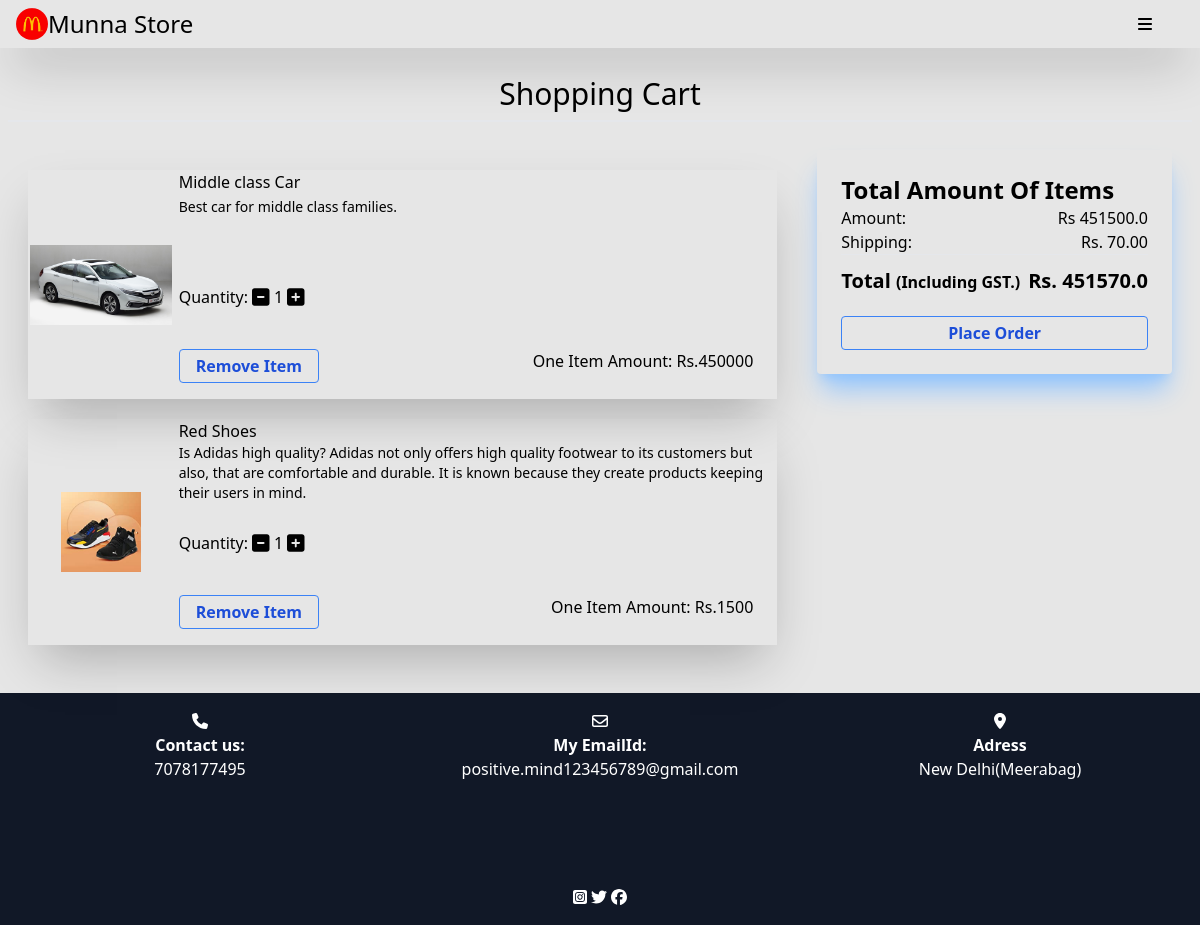
The app's page /show-cart/ (signed in) with its own data.
### shop/models.py (models this page shows)
class Cart(models.Model):
    user = models.ForeignKey(User, on_delete=models.CASCADE)
    product = models.ForeignKey(Product, on_delete=models.CASCADE)
    quantity = models.PositiveIntegerField(default=1)

class Product(models.Model):
    title = models.CharField(max_length=4000)
    selling_price = models.PositiveIntegerField()
    discount_price = models.PositiveIntegerField()
    description = models.TextField()
    brand_name = models.CharField(max_length=200)
    category = models.CharField(max_length=3000,  choices=CATEGORY_CHOICES)
    product_image = models.ImageField(upload_to="productImg")

### shop/views.py (the view)
# urls.py: path("show-cart/", views.show_cart_page, name = "cart"),
def show_cart_page(request):
    if request.user.is_authenticated:
        user = request.user
        cart = Cart.objects.filter(user= user)
        amount = 0.0
        shipping_amount = 70.0
        total_amount = 0.0
        cart_product = [p for p in Cart.objects.all() if p.user == user]
        if cart_product:
            for p in cart_product:
                temp_amount = (p.quantity * p.product.discount_price)
                amount += temp_amount
                total_amount = amount +shipping_amount
            return render(request, "shop/cart.html", {"cartc": "font-bold text-green-500 underline","cart": cart, "totalamount": total_amount, "amount": amount})
        return render(request, "shop/emptycart.html")

### shop/templates/shop/cart.html (shortened to what this page needs)
{% extends 'shop/main.html' %}
{% load static %}
{% block content %}
<div class="my-5">
  <h1 class="text-3xl text-center border-b-2 m-2 py-2">Shopping Cart</h1>
  <div class="m-7 grid grid-cols-3 gap-10">
      <div class="col-span-2">
        {% for i in cart %}
        <div class="grid grid-cols-5 gap-1 shadow-2xl my-5 h-[auto]">
          <img
          src="{{i.product.product_image.url}}"
          alt=""
          class="h-[5rem] col-span-1 m-auto"
          />
          <div class="col-span-4">
            <h1>{{i.product.title}}</h1>
            <span class="text-sm inline-block h-[4rem]"
            >{{i.product.description}}</span>
            <br> <br>
            <span class="py-5">Quantity:
             <a class="minus-cart" href="/minus-cart/{{i.product.id}}"><i class="fas fa-minus-square fa-lg" pid="{{i.product.id}}"></i></a>
              {{i.quantity}}
               <a href="/plus-cart/{{i.product.id}}"><i class="fas fa-plus-square fa-lg"></i></a>
               <br></span> <br>
               <form action="/removeitem/{{i.product.id}}" class="inline">
                <button type="submit" class="border border-blue-500 outline outline-transparent text-blue-700 font-semibold hover:bg-blue-500 py-1 px-4 rounded hover:text-white my-[1rem]">Remove Item</button>
               </form>
            <span class="float-right mr-6 my-[1rem]">One Item Amount: Rs.{{i.product.discount_price}}</span>
          </div>
        </div>
        {% endfor %}
      </div>{% comment %} First Item End {% endcomment %}
    <div class="col-span-1 shadow-xl shadow-blue-300 rounded h-[14rem]">
        <div class="m-6">
      <h1 class="text-2xl font-bold">Total Amount Of Items</h1>
      <ul>
        <li>
            Amount:<span class="float-right">Rs {{amount}}</span>
        </li>
        <li>
            Shipping: <span class="float-right">Rs. 70.00</span>
        </li>
        <hr>
        <li class="text-xl font-semibold my-3">Total <small>(Including GST.) </small><span class="float-right">Rs. {{totalamount}}</span></li>
      </ul>
      <a href="{% url 'checkout' %}">
        <button class="w-[100%] my-[0.5rem] border border-blue-500 outline outline-transparent text-blue-700 font-semibold hover:bg-blue-500 py-1 px-4 rounded hover:text-white">Place Order</button>
      </a>
    </div>
    </div>
  </div>
</div>
{% endblock content %}

### static/css/style.css (style rules this page uses)
html { line-height: 1.5; -webkit-text-size-adjust: 100%; -moz-tab-size: 4; -o-tab-size: 4; tab-size: 4; font-family: ui-sans-serif, system-ui, -apple-system, BlinkMacSystemFont, "Segoe UI", Roboto, "Helvetica Neue", Arial, "Noto Sans", sans-serif, "Apple Color Emoji", "Segoe UI Emoji", "Segoe UI Symbol", "Noto Color Emoji"; font-feature-settings: normal; }
body { margin: 0; line-height: inherit; }
hr { height: 0; color: inherit; border-top-width: 1px; }
h1, h2, h3, h4, h5, h6 { font-size: inherit; font-weight: inherit; }
a { color: inherit; text-decoration: inherit; }
small { font-size: 80%; }
button, input, optgroup, select, textarea { font-family: inherit; font-size: 100%; font-weight: inherit; line-height: inherit; color: inherit; margin: 0; padding: 0; }
button, select { text-transform: none; }
button, [type='button'], [type='reset'], [type='submit'] { -webkit-appearance: button; background-color: transparent; background-image: none; }
blockquote, dl, dd, h1, h2, h3, h4, h5, h6, hr, figure, p, pre { margin: 0; }
ol, ul, menu { list-style: none; margin: 0; padding: 0; }
button, [role="button"] { cursor: pointer; }
img, svg, video, canvas, audio, iframe, embed, object { display: block; vertical-align: middle; }
img, video { max-width: 100%; height: auto; }
.col-span-1 { grid-column: span 1 / span 1; }
.col-span-2 { grid-column: span 2 / span 2; }
.col-span-4 { grid-column: span 4 / span 4; }
.float-right { float: right; }
.m-2 { margin: 0.5rem; }
.m-6 { margin: 1.5rem; }
.m-7 { margin: 1.75rem; }
.m-auto { margin: auto; }
.my-3 { margin-top: 0.75rem; margin-bottom: 0.75rem; }
.my-5 { margin-top: 1.25rem; margin-bottom: 1.25rem; }
.my-\[0\.5rem\] { margin-top: 0.5rem; margin-bottom: 0.5rem; }
.my-\[1rem\] { margin-top: 1rem; margin-bottom: 1rem; }
.mr-6 { margin-right: 1.5rem; }
.inline-block { display: inline-block; }
.inline { display: inline; }
.grid { display: grid; }
.h-\[14rem\] { height: 14rem; }
.h-\[5rem\] { height: 5rem; }
.h-\[auto\] { height: auto; }
.h-\[4rem\] { height: 4rem; }
.w-\[100\%\] { width: 100%; }
.grid-cols-3 { grid-template-columns: repeat(3, minmax(0, 1fr)); }
.grid-cols-5 { grid-template-columns: repeat(5, minmax(0, 1fr)); }
.gap-1 { gap: 0.25rem; }
.gap-10 { gap: 2.5rem; }
.rounded { border-radius: 0.25rem; }
.border { border-width: 1px; }
.border-b-2 { border-bottom-width: 2px; }
.border-blue-500 { --tw-border-opacity: 1; border-color: rgb(59 130 246 / var(--tw-border-opacity)); }
.px-4 { padding-left: 1rem; padding-right: 1rem; }
.py-1 { padding-top: 0.25rem; padding-bottom: 0.25rem; }
.py-2 { padding-top: 0.5rem; padding-bottom: 0.5rem; }
.py-5 { padding-top: 1.25rem; padding-bottom: 1.25rem; }
.text-center { text-align: center; }
.text-2xl { font-size: 1.5rem; line-height: 2rem; }
.text-3xl { font-size: 1.875rem; line-height: 2.25rem; }
.text-sm { font-size: 0.875rem; line-height: 1.25rem; }
.text-xl { font-size: 1.25rem; line-height: 1.75rem; }
.font-bold { font-weight: 700; }
.font-semibold { font-weight: 600; }
.text-blue-700 { --tw-text-opacity: 1; color: rgb(29 78 216 / var(--tw-text-opacity)); }
.shadow-2xl { --tw-shadow: 0 25px 50px -12px rgb(0 0 0 / 0.25); --tw-shadow-colored: 0 25px 50px -12px var(--tw-shadow-color); box-shadow: var(--tw-ring-offset-shadow, 0 0 #0000), var(--tw-ring-shadow, 0 0 #0000), var(--tw-shadow); }
.shadow-xl { --tw-shadow: 0 20px 25px -5px rgb(0 0 0 / 0.1), 0 8px 10px -6px rgb(0 0 0 / 0.1); --tw-shadow-colored: 0 20px 25px -5px var(--tw-shadow-color), 0 8px 10px -6px var(--tw-shadow-color); box-shadow: var(--tw-ring-offset-shadow, 0 0 #0000), var(--tw-ring-shadow, 0 0 #0000), var(--tw-shadow); }
.shadow-blue-300 { --tw-shadow-color: #93c5fd; --tw-shadow: var(--tw-shadow-colored); }
.outline { outline-style: solid; }
.outline-transparent { outline-color: transparent; }

### static/css/my.css (style rules this page uses)
body { margin: 0; background: #e6e6e6; }

### records on screen
Cart: product.product_image (picture), product "Middle class Car", product.description "Best car for middle class families.", quantity "1", product.discount_price "450000"
Cart: product.product_image (picture), product "Red Shoes", product.description "Is Adidas high quality? Adidas not only offers high quality footwear to its customers but also, that are comfortable and durable. It is known because they create products keeping their users in mind.", quantity "1", product.discount_price "1500"

### other values on screen
{{ amount }} "451500.0"
{{ totalamount }} "451570.0"
